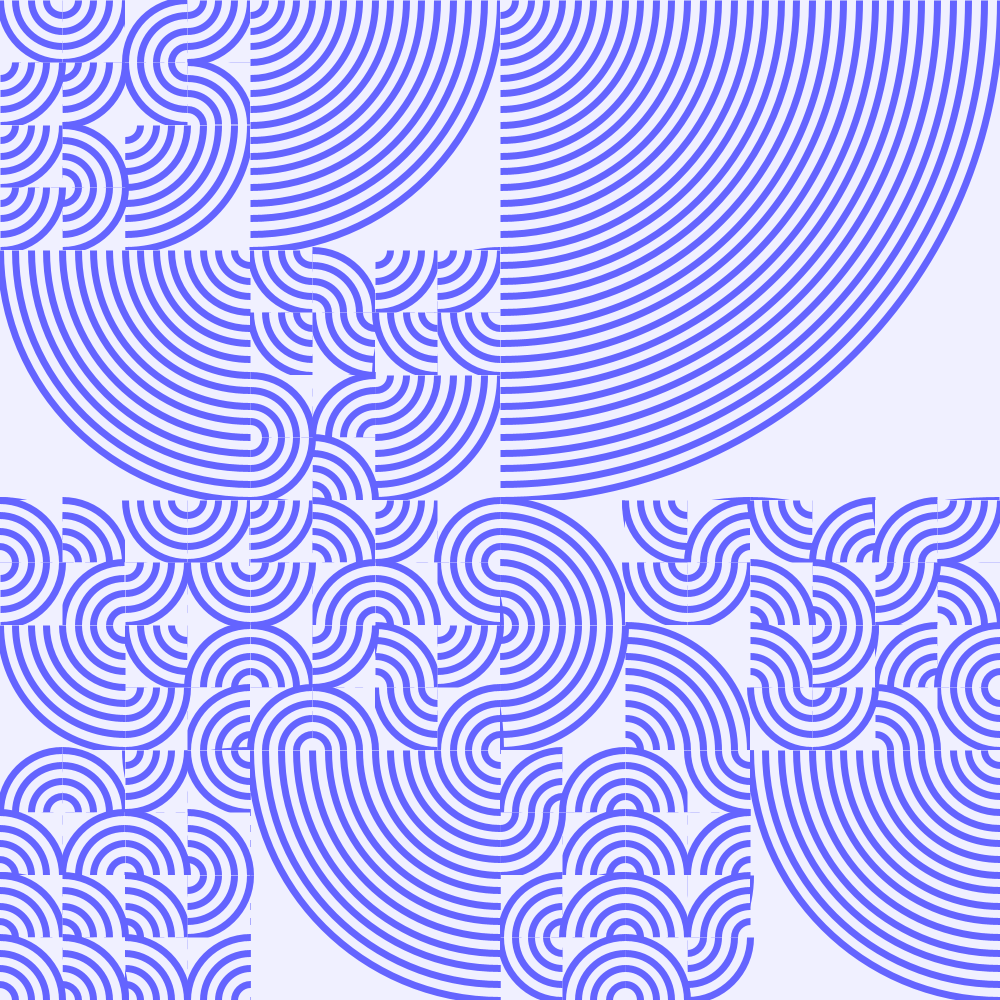
Frame 1 (no input)
Frame 60 (the mouse pressed at the canvas centre just before this capture): identical to frame 1, image omitted
Frame 120 (the mouse held since frame 60 and released just before this capture): identical to frame 1, image omitted

The Processing sketch that drew this single still picture (run headless with seeded random() and noise(); from frame 60 on, the mouse is pressed at the canvas centre):

// Processing sketch: sk_k4_22_B13
// ── sk_k4_22_B13.pde
/**
テーマは繋がる波模様です。課題２のパターンの作成が楽しかったので、今回はパターンに回転とサイズの変化加えて新しい形を作る試みをしました。
円弧の面白いところはうまく接続部分が合うと大きさや向きに関わらず繋がって見えるところです。
正方形に区切られたパターンは、左右上下のパターンとつながり正方形の枠を超えて広がります。
*/
int iDraw;    // 描画フラグ(0or1)
int iImageNo;   // 画像番号


void setup()
{
  size(1000, 1000);
  iDraw=1;
  //noLoop();
}

void draw()
{
  if( iDraw == 1 )
  {
    background(240,240,255);//少しだけ青みがかった白
    shikaku(0,0,1000,4);//(a,b,m,x)の初期値
    
    iDraw = 0;  // 描画フラグを0へ
  }
}

void shikaku(float a, float b, float m, int x) 
{
  noStroke();
  fill(240,240,255);
  rect(a,b,m,m);//最初は(0,0,1000,1000)の正方形
  moyou(a,b,m);//最初は(0,0,1000)が（A ,B,C）の初期値
  float c = m/2;
  x--;
  float d = map(x, 0, 3, 0.3, 0);//xが0,1,2,3の時、dは0.3,0.2,0.1,0
  
  if (x >= 0) //xが3から0までの4回
  {
    if (random(1) >= d) //０以上１未満のランダム数がdより大きい時4分割する(初めは必ず4分割される)
    {
      shikaku(a, b, c, x);//左上、mの値が半分になる(以下同様)
      shikaku(a+c, b, c, x);//右上、
      shikaku(a+c, b+c, c, x);//右下
      shikaku(a, b+c, c, x);//左下
    }
  }
  
}

void moyou(float A, float B, float C) 
{
  stroke(100,100,255);//青
  strokeWeight(7);
  strokeCap(SQUARE);
  noFill();
  float D = 2*C;//半径をrectの幅にする  
  int E = (int)random(4);

  if(C==500)//正方形のサイズが500の時
  {
    if(E==0)//25%の確率で
    {
       for (int nami=0; nami<32; nami++)//32本の円弧を
      {
        arc(A,B,D,D,radians(0),radians(90),OPEN);//左上を中心として描く
        D=D-C/16;
       }
    }
    else if(E==1)
    {
      for (int nami=0; nami<32; nami++)
      {
        arc(A+C,B,D,D,radians(90),radians(180),OPEN);//右上を中心として描く
        D=D-C/16;
      }
    }
    else if(E==2)
    {
      for (int nami=0; nami<32; nami++)
      {
        arc(A+C,B+C,D,D,radians(180),radians(270),OPEN);//右下を中心として描く
        D=D-C/16;
      }
    }
    else if(E==3)
    {
      for (int nami=0; nami<32; nami++)
      {
        arc(A,B+C,D,D,radians(270),radians(360),OPEN);//左下を中心として描く
        D=D-C/16;
      }
    }
  }
  
  else if(C==250)//正方形のサイズが250の時
  {
    if(E==0)
    {
       for (int nami=0; nami<16; nami++)//16本の円弧を
      {
        arc(A,B,D,D,radians(0),radians(90),OPEN);//左上を中心として描く
        D=D-C/8;
       }
    }
     else if(E==1)
    {
      for (int nami=0; nami<16; nami++)
      {
        arc(A+C,B,D,D,radians(90),radians(180),OPEN);//右上を中心として描く
        D=D-C/8;
      }
    }
    else if(E==2)
    {
      for (int nami=0; nami<16; nami++)
      {
        arc(A+C,B+C,D,D,radians(180),radians(270),OPEN);//右下を中心として描く
        D=D-C/8;
      }
    }
    else if(E==3)
    {
      for (int nami=0; nami<16; nami++)
      {
        arc(A,B+C,D,D,radians(270),radians(360),OPEN);//左下を中心として描く
        D=D-C/8;
      }
    }  
  }
  
  else if(C==125)//正方形のサイズが125の時
  {
    if(E==0)
    {
       for (int nami=0; nami<8; nami++)//8本の円弧を
      {
        arc(A,B,D,D,radians(0),radians(90),OPEN);//左上を中心として描く
        D=D-C/4;
       }
    }
     else if(E==1)
    {
      for (int nami=0; nami<8; nami++)
      {
        arc(A+C,B,D,D,radians(90),radians(180),OPEN);//右上を中心として描く
        D=D-C/4;
      }
    }
    else if(E==2)
    {
      for (int nami=0; nami<8; nami++)
      {
        arc(A+C,B+C,D,D,radians(180),radians(270),OPEN);//右下を中心として描く
        D=D-C/4;
      }
    }
    else if(E==3)
    {
      for (int nami=0; nami<8; nami++)
      {
        arc(A,B+C,D,D,radians(270),radians(360),OPEN);//左下を中心として描く
        D=D-C/4;
      }
    }  
  }
  
  else//その他の正方形のサイズ（62.5）の時
  {
    if(E==0)
    {
       for (int nami=0; nami<4; nami++)//4本の円弧を
      {
        arc(A,B,D,D,radians(0),radians(90),OPEN);//左上を中心として描く
        D=D-C/2;
       }
    }
     else if(E==1)
    {
      for (int nami=0; nami<4; nami++)
      {
        arc(A+C,B,D,D,radians(90),radians(180),OPEN);//右上を中心として描く
        D=D-C/2;
      }
    }
    else if(E==2)
    {
      for (int nami=0; nami<4; nami++)
      {
        arc(A+C,B+C,D,D,radians(180),radians(270),OPEN);//右下を中心として描く
        D=D-C/2;
      }
    }
    else if(E==3)
    {
      for (int nami=0; nami<4; nami++)
      {
        arc(A,B+C,D,D,radians(270),radians(360),OPEN);//左下を中心として描く
        D=D-C/2;
      }
    }    
  }
  
}

void keyPressed()
{
  if (key == ENTER)
  {
    iDraw = 1;
  }
}

void mouseClicked()
{
  if( mouseButton == RIGHT )
  {
    save( "sakuhin" + iImageNo + ".png" );
    iImageNo++;
  }
}
